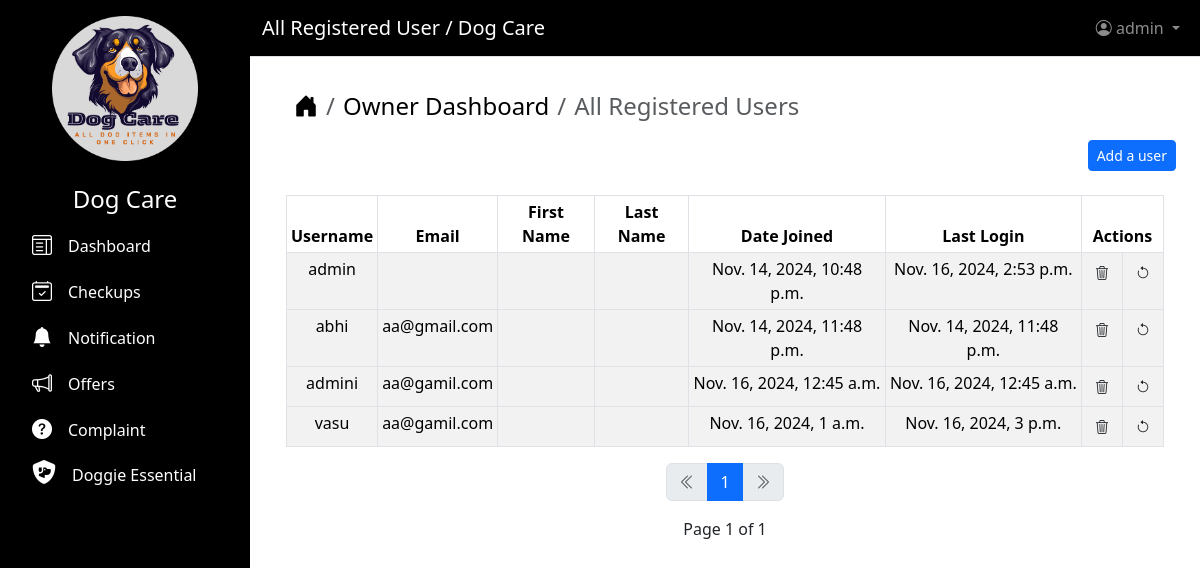
Before: /view/users (signed in) with the older database file.
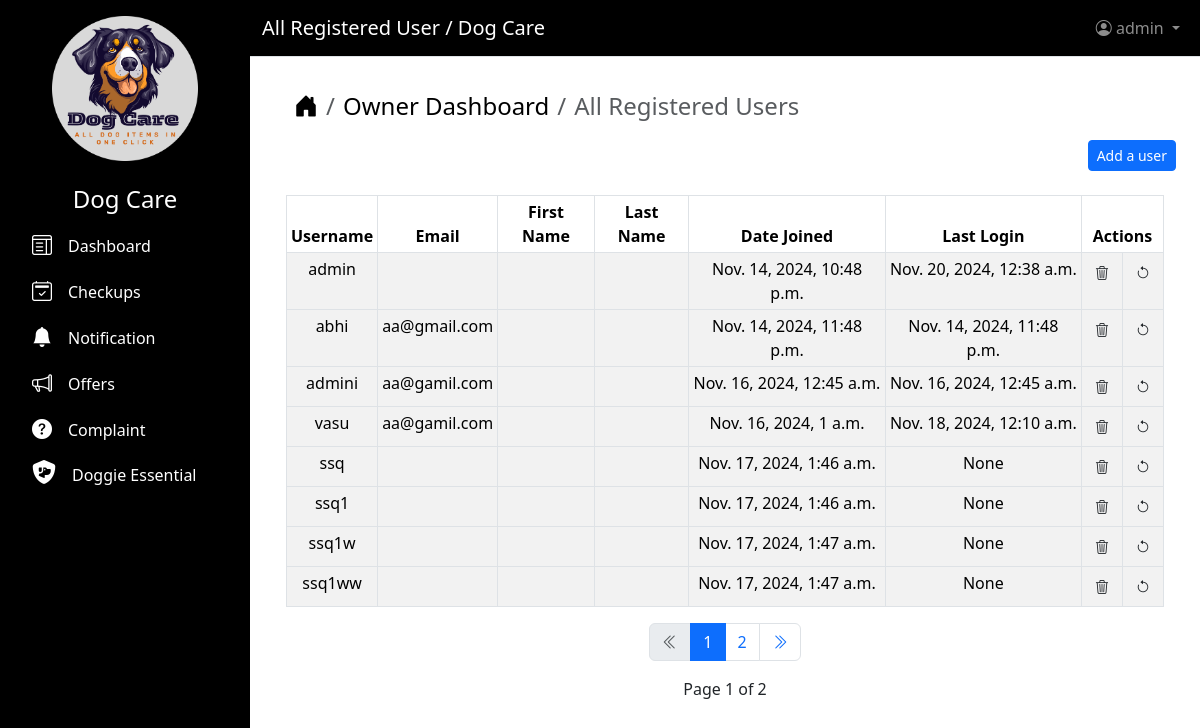
After: the same page with the newer database file.
### users/models.py (models this page shows)
class CustomUser(AbstractUser):
    ROLE = (("SHOP OWNER", "SHOP OWNER"),)
    role = models.CharField(max_length=200, choices=ROLE, blank=True)

### users/views.py (the view)
# urls.py: path("view/users", views.UserListView.as_view(), name="view_users"),
class UserListView(LoginRequiredMixin, ListView):
    model = CustomUser
    template_name = "view_users.html"
    context_object_name = "all_users"
    paginate_by = 8
    ordering = ["id"]
    def dispatch(self, request, *args, **kwargs):
        if request.user.role != "SHOP OWNER":
            return redirect("403")
        return super().dispatch(request, *args, **kwargs)
    def get_context_data(self, **kwargs):
        context = super().get_context_data(**kwargs)
        context["page_title"] = "All Registered User"
        return context

### users/templates/view_users.html (shortened to what this page needs)
{% extends "base.html" %}
{% block content %}
<div class="container ms-2 mt-2">
    <nav aria-label="breadcrumb">
        <ol class="breadcrumb fs-4">
            <li class="breadcrumb-item">
                <a href="{% url 'home' %}" class="text-decoration-none text-black"><i
                        class="bi bi-house-door-fill"></i></a>
            </li>
            <li class="breadcrumb-item">
                <a href="{% url 'shop_dashboard' %}" class="text-decoration-none text-black">Owner Dashboard</a>
            </li>
            <li class="breadcrumb-item active" aria-current="page">All Registered Users</li>
        </ol>
    </nav>
</div>
<div class="d-grid gap-2 d-md-flex justify-content-md-end">
    <a class="btn btn-primary btn-sm" href="{% url 'add_users' %}" role="button">Add a user</a>
</div>
{% if all_users %}
<div class="container mt-4">
    <table class="table table-striped  table-bordered table-hover table-sm">
        <thead>
            <tr class="text-center">
                <th scope="colspan">Username</th>
                <th scope="colspan">Email</th>
                <th scope="colspan">First Name</th>
                <th scope="colspan">Last Name</th>
                <th scope="colspan">Date Joined</th>
                <th scope="colspan">Last Login</th>
                <th colspan=2>Actions</th>
        </thead>
        <tbody="table group-divider">
            {% for all_user in all_users %}
            <tr class="text-center">
                <td>{{ all_user.username }}</td>
                <td>{{ all_user.email }}</td>
                <td>{{ all_user.first_name }}</td>
                <td>{{ all_user.last_name }}</td>
                <td>{{ all_user.date_joined }}</td>
                <td>{{ all_user.last_login }}</td>
                <td>
                    <button type="button" class="btn  btn-sm" data-bs-toggle="modal"
                        data-bs-target="#exampleModalLabel{{ all_user.id }}">
                        <i class="bi bi-trash3"></i>
                    </button>
                </td>
                <td>
                    <a href="{% url 'update_users' all_user.id %}">
                        <button type="button" class="btn btn-sm" data-bs-toggle="modal" data-bs-target="#exampleModal">
                            <i class="bi bi-arrow-counterclockwise"></i>
                        </button>
                    </a>
                </td>
        </tr>
        {% endfor %}
    </table>
    {% include "pagination.html" %}
</div>
{% else %}
<div class="alert alert-success text-center" role="alert">Currently No Users Login!!</div>
{% endif %}
{% endblock content %}

### users/templates/base.html (shortened to what this page needs)
<!DOCTYPE html>
<html lang="en">
<head>
  {% load static %}
  <link href="https://cdnjs.cloudflare.com/ajax/libs/font-awesome/6.5.0/css/all.min.css" rel="stylesheet">
  <link rel="stylesheet" href="https://cdn.jsdelivr.net/npm/bootstrap-icons@1.11.3/font/bootstrap-icons.min.css">
  <link rel="stylesheet" href="https://cdnjs.cloudflare.com/ajax/libs/bootstrap/5.3.2/css/bootstrap.min.css" />
</head>
<body>
  <nav class="sidebar text-white p-3">
    <div class="d-grid col-8 mx-auto">
      <img src="{% static 'image/88q.png' %}" alt="Logo" class="img-fluid" height="100" width="160">
    </div>
    <ul class="nav flex-column">
      <li class="nav-item">
        <h4 class="text-center mt-4">Dog Care</h4>
      </li>
      <li class="nav-item">
        <a class="nav-link active text-decoration-none text-white" href="{% url 'dashboard' %}">
          <i class="bi bi-layout-text-window fs-5"></i><span class="ms-3">Dashboard</span>
        </a>
      </li>
      <li class="nav-item">
        <a class="nav-link active text-decoration-none text-white" href="{% url 'booking_appointment' %}">
          <i class="bi bi-calendar2-check fs-5"></i><span class="ms-3">Checkups</span>
        </a>
      </li>
      <li class="nav-item">
        <a class="nav-link active text-decoration-none text-white" href="{% url 'notification' %}">
          <i class="bi bi-bell-fill fs-5"></i><span class="ms-3">Notification</span>
        </a>
      </li>
      <li class="nav-item">
        <a class="nav-link active text-decoration-none text-white" href="{% url 'view_offers' %}">
          <i class="bi bi-megaphone fs-5"></i><span class="ms-3">Offers</span>
        </a>
      </li>
      <li class="nav-item">
        <a class="nav-link active text-decoration-none text-white" href="{% url 'view_complaints' %}">
          <i class="bi bi-question-circle-fill fs-5"></i><span class="ms-3">Complaint</span>
        </a>
      </li>
      <li class="nav-item">
        <a class="nav-link active text-decoration-none text-white" href="{% url 'view_shop' %}">
          <i class="fa-solid fa-shield-dog fs-4"></i><span class="ms-3">Doggie Essential</span>
        </a>
      </li>
    </ul>
  </nav>
  <div class="main-content">
    <nav class="navbar navbar-expand-lg navbar-dark border-bottom" style="background-color: #000000;">
      <div class="container-fluid">
        <a class="navbar-brand text-white" href="#">{{ page_title }} / Dog Care</a>
        <ul class="navbar-nav ms-auto">
          <li class="nav-item dropdown">
            <a class="nav-link dropdown-toggle" href="#" id="navbarDropdown" role="button" data-bs-toggle="dropdown">
              <i class="bi bi-person-circle"></i> {{ user }}
            </a>
          </li>
        </ul>
      </div>
    </nav>
    <div class="content-area p-4">
      {% block content %}
      {% endblock content %}
    </div>
  </div>
</body>
</html>

Changed rows visible on the page:
changed CustomUser "admin": last_login "Nov. 16, 2024, 2:53 p.m." → "Nov. 20, 2024, 12:38 a.m."
changed CustomUser "vasu": last_login "Nov. 16, 2024, 3 p.m." → "Nov. 18, 2024, 12:10 a.m."
added CustomUser: username "ssq", date_joined "Nov. 17, 2024, 1:46 a.m.", last_login "None"
added CustomUser: username "ssq1", date_joined "Nov. 17, 2024, 1:46 a.m.", last_login "None"
added CustomUser: username "ssq1w", date_joined "Nov. 17, 2024, 1:47 a.m.", last_login "None"
added CustomUser: username "ssq1ww", date_joined "Nov. 17, 2024, 1:47 a.m.", last_login "None"
Other visible differences:
{{ page_obj.paginator.num_pages }}: "1" → "2"
new list line: "2"
